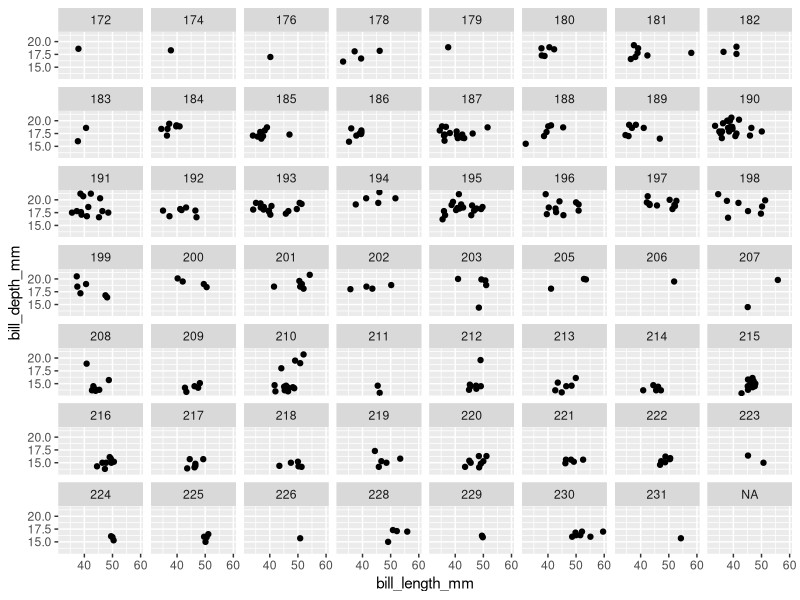
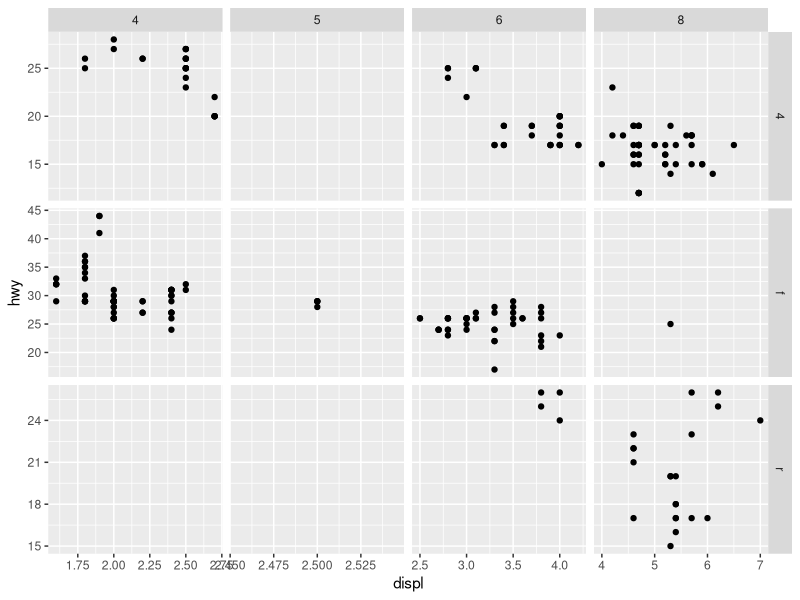
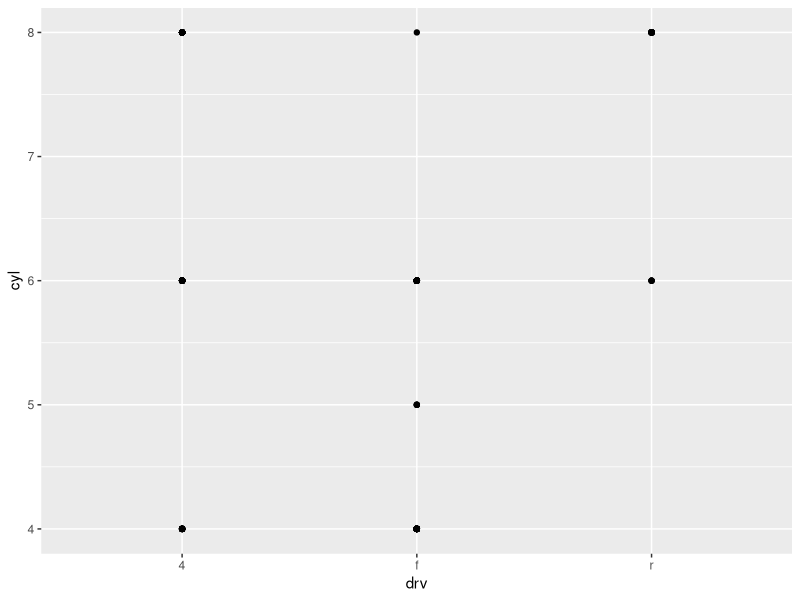
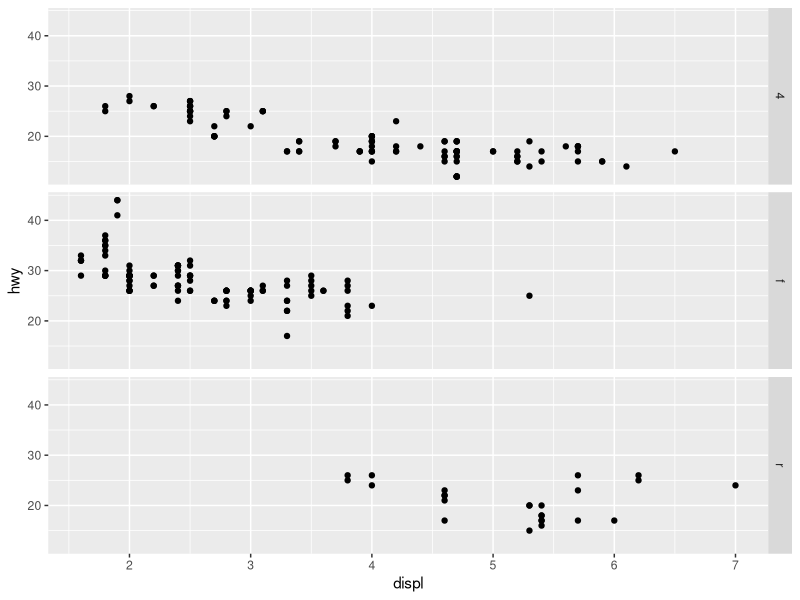
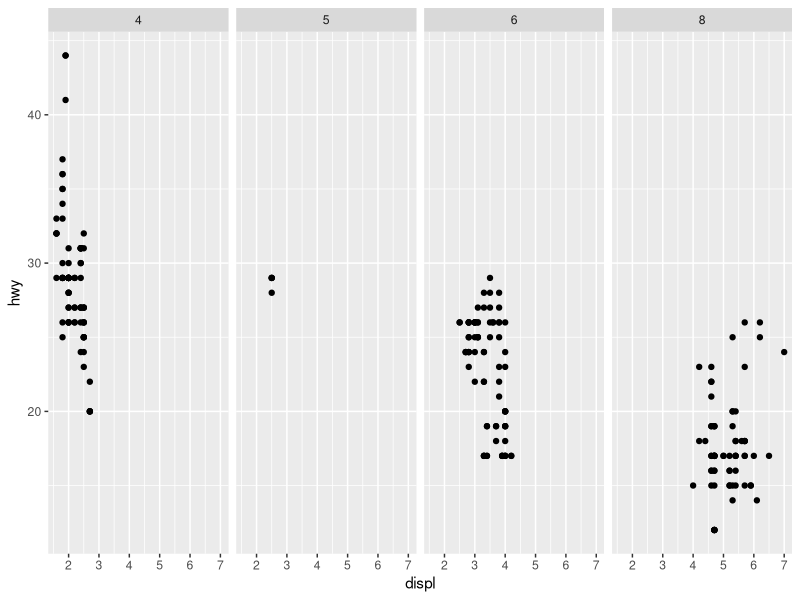
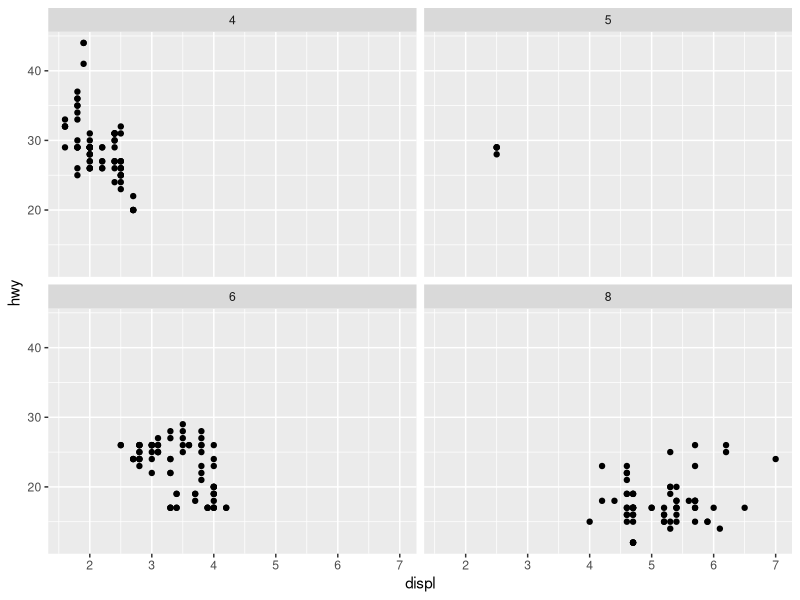
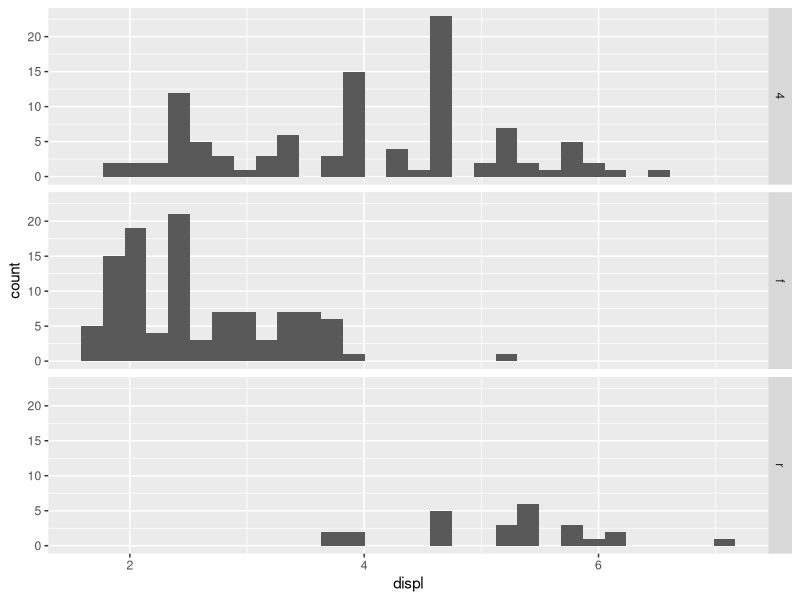
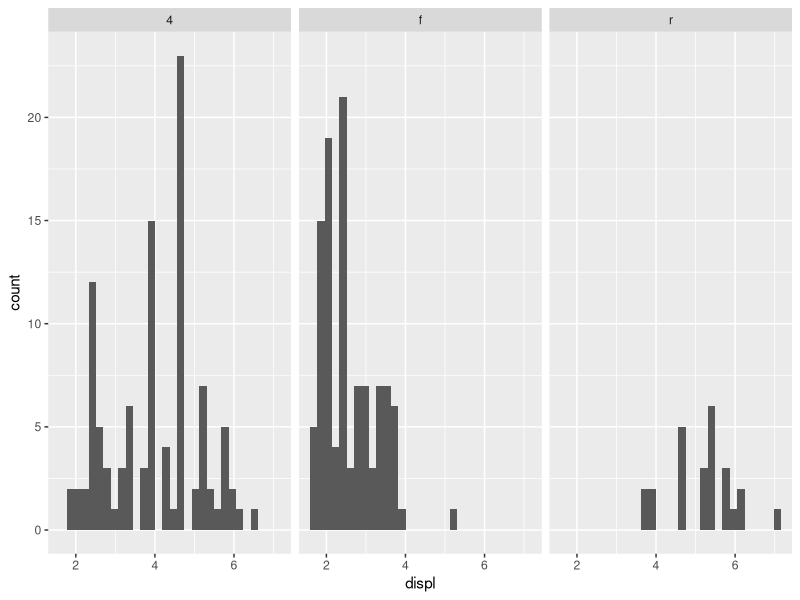

These figures' R source, in order:
## ---- chunk 1
#| output: false

library(tidyverse)
library(palmerpenguins)
## ---- chunk 2
penguins |>
  ggplot(aes(x = bill_length_mm, y = bill_depth_mm)) +
  geom_point() +
  facet_wrap(vars(flipper_length_mm))
## ---- chunk 3
ggplot(mpg, aes(x = displ, y = hwy)) +
  geom_point() +
  facet_grid(drv ~ cyl, scales = "free")
## ---- chunk 4
ggplot(mpg) +
  geom_point(aes(x = drv, y = cyl))
## ---- chunk 5
ggplot(mpg) +
  geom_point(aes(x = displ, y = hwy)) +
  facet_grid(drv ~ .)
## ---- chunk 6
ggplot(mpg) +
  geom_point(aes(x = displ, y = hwy)) +
  facet_grid(. ~ cyl)
## ---- chunk 7
ggplot(mpg) +
  geom_point(aes(x = displ, y = hwy)) +
  facet_wrap(~ cyl, nrow = 2)
## ---- chunk 8
ggplot(mpg, aes(x = displ)) +
  geom_histogram() +
  facet_grid(drv ~ .)

ggplot(mpg, aes(x = displ)) +
  geom_histogram() +
  facet_grid(. ~ drv)
## ---- chunk 9
ggplot(mpg) + 
  geom_point(aes(x = displ, y = hwy)) +
  facet_grid(drv ~ .)
## ---- chunk 10
ggplot(mpg) +
  geom_point(aes(x = displ, y = hwy)) +
  facet_wrap(vars(drv), dir = "v", strip.position = "right")
